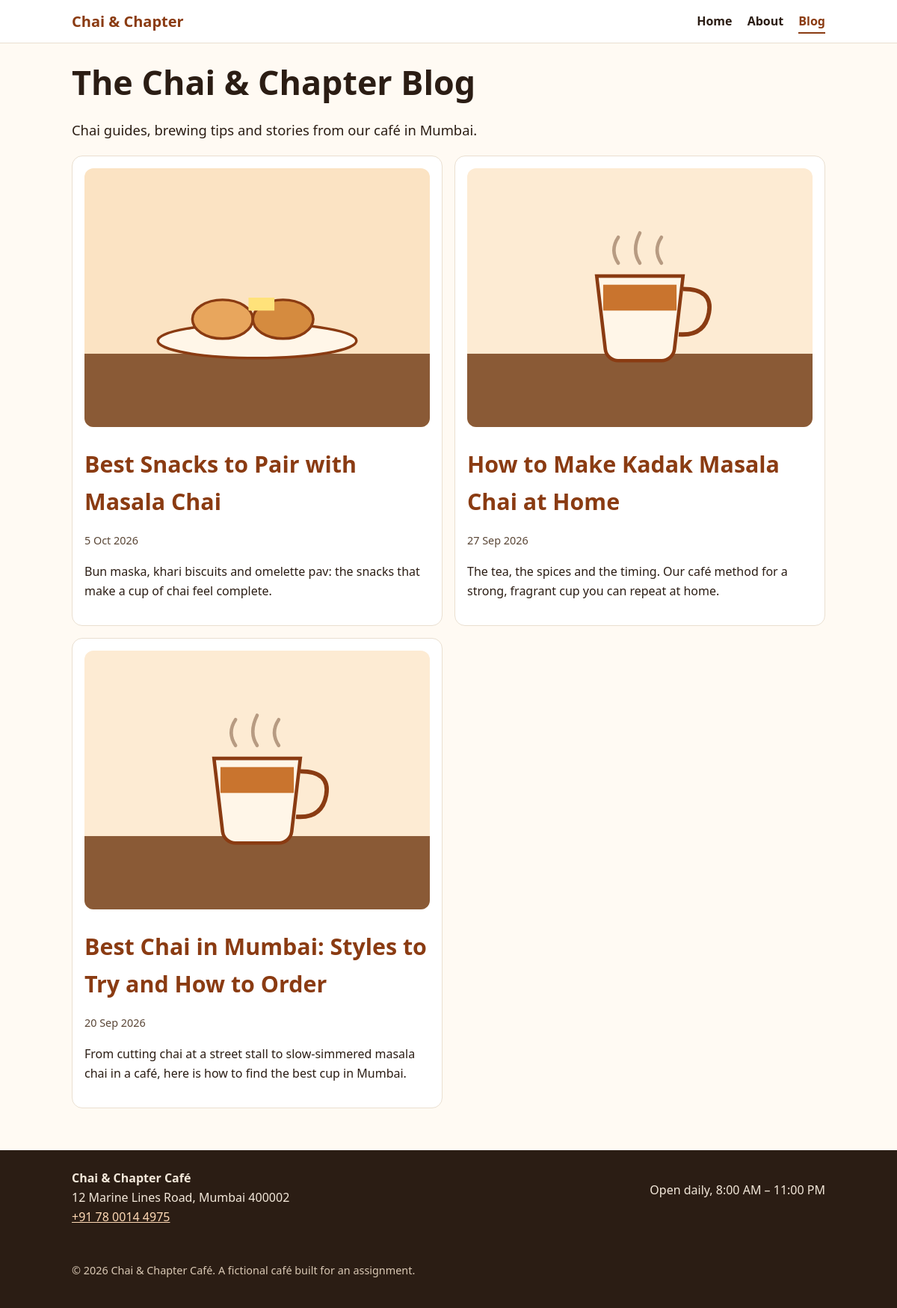
Page /blog on the committed database.
### tables this page shows
CREATE TABLE posts (
  id INT AUTO_INCREMENT PRIMARY KEY,
  slug VARCHAR(120) NOT NULL UNIQUE,
  title VARCHAR(160) NOT NULL,
  meta_title VARCHAR(70) NOT NULL,
  meta_description VARCHAR(170) NOT NULL,
  excerpt VARCHAR(255) NOT NULL,
  content MEDIUMTEXT NOT NULL,
  image VARCHAR(255) NOT NULL,
  image_alt VARCHAR(255) NOT NULL,
  published_at DATETIME NOT NULL,
  updated_at DATETIME NOT NULL DEFAULT CURRENT_TIMESTAMP ON UPDATE CURRENT_TIMESTAMP
);

### includes/helpers.php (called while the page is built, shortened)
<?php
function e($s): string { return htmlspecialchars((string)$s, ENT_QUOTES, 'UTF-8'); }
function base_path(): string
{
    return rtrim(str_replace('\\', '/', dirname($_SERVER['SCRIPT_NAME'])), '/');
}
function url(string $path = '/'): string { return base_path() . $path; }
function get_page(string $slug): ?array
{
    $s = db()->prepare('SELECT * FROM pages WHERE slug = ?');
    $s->execute([$slug]);
    return $s->fetch() ?: null;
}
function get_posts(?int $limit = null): array
{
    $sql = 'SELECT slug, title, excerpt, image, image_alt, published_at, updated_at
            FROM posts ORDER BY published_at DESC';
    return db()->query($sql)->fetchAll();
}
function render(string $view, array $meta, array $vars = [], int $status = 200): void
{
    extract($vars);
    require __DIR__ . '/header.php';
    require __DIR__ . '/../pages/' . $view . '.php';
    require __DIR__ . '/footer.php';
}

### includes/db.php (called while the page is built)
<?php
function db(): PDO
{
    static $pdo = null;
    if ($pdo) return $pdo;
    try {
        $pdo = new PDO(
            'mysql:host=' . DB_HOST . ';dbname=' . DB_NAME . ';charset=utf8mb4',
            DB_USER,
            DB_PASS,
            [
                PDO::ATTR_ERRMODE            => PDO::ERRMODE_EXCEPTION,
                PDO::ATTR_DEFAULT_FETCH_MODE => PDO::FETCH_ASSOC,
                PDO::ATTR_EMULATE_PREPARES   => false,
            ]
        );
    } catch (PDOException $e) {
        http_response_code(500);
        error_log($e->getMessage());
        exit('Database connection failed. Check config.php / DB credentials.');
    }
    return $pdo;
}

### pages/blog.php (the view)
<section class="container section">
  <h1>The Chai &amp; Chapter Blog</h1>
  <p class="lead">Chai guides, brewing tips and stories from our café in Mumbai.</p>
  <div class="grid two">
    <?php foreach ($posts as $p): ?>
      <article class="card">
        <img src="<?= e(url($p['image'])) ?>" width="800" height="600" loading="lazy" alt="<?= e($p['image_alt']) ?>">
        <h2><a href="<?= e(url('/blog/' . $p['slug'])) ?>"><?= e($p['title']) ?></a></h2>
        <p class="small"><time datetime="<?= e(substr($p['published_at'], 0, 10)) ?>"><?= e(date('j M Y', strtotime($p['published_at']))) ?></time></p>
        <p><?= e($p['excerpt']) ?></p>
      </article>
    <?php endforeach; ?>
  </div>
</section>

### index.php (shortened to what this page needs)
<?php
$path = parse_url($_SERVER['REQUEST_URI'], PHP_URL_PATH) ?: '/';
$path = '/' . trim($path, '/');
if ($path === '/') {
    $meta = get_page('home') ?? [];
    $meta += ['path' => '/', 'nav' => 'home', 'schema' => local_business_schema()];
    render('home', $meta, ['latest' => get_posts(2)]);
} elseif ($path === '/about') {
    $meta = get_page('about') ?? [];
    $meta += ['path' => '/about', 'nav' => 'about'];
    render('about', $meta);
} elseif ($path === '/blog') {
    $meta = get_page('blog') ?? [];
    $meta += ['path' => '/blog', 'nav' => 'blog'];
    render('blog', $meta, ['posts' => get_posts()]);
}

### includes/header.php (shortened to what this page needs)
<?php
$current = $meta['nav'] ?? '';
?>
<!DOCTYPE html>
<html lang="en">
<head>
  <link rel="stylesheet" href="<?= e(url('/assets/css/style.css')) ?>">
</head>
<body>
<header class="site-header">
  <div class="container bar">
    <a class="logo" href="<?= e(url('/')) ?>">Chai &amp; Chapter</a>
    <nav aria-label="Main navigation">
      <a href="<?= e(url('/')) ?>"<?= $current === 'home' ? ' aria-current="page"' : '' ?>>Home</a>
      <a href="<?= e(url('/about')) ?>"<?= $current === 'about' ? ' aria-current="page"' : '' ?>>About</a>
      <a href="<?= e(url('/blog')) ?>"<?= $current === 'blog' ? ' aria-current="page"' : '' ?>>Blog</a>
    </nav>
  </div>
</header>
<main id="main">

### includes/footer.php
</main>
<footer class="site-footer">
  <div class="container foot">
    <address>
      <strong>Chai &amp; Chapter Café</strong><br>
      12 Marine Lines Road, Mumbai 400002<br>
      <a href="tel:+917800144975">+91 78 0014 4975</a>
    </address>
    <p>Open daily, 8:00 AM – 11:00 PM</p>
    <p class="small">&copy; <?= date('Y') ?> Chai &amp; Chapter Café. A fictional café built for an assignment.</p>
  </div>
</footer>
</body>
</html>

### assets/css/style.css (style rules this page uses)
:root { --bg:#fffaf3;--text:#2b1d14;--accent:#8a3b12;--card:#fff;--line:#eadfd0;--dark:#2b1d14 }
* { box-sizing:border-box }
body { margin:0;font-family:system-ui,-apple-system,"Segoe UI",Roboto,sans-serif;line-height:1.65;color:var(--text);background:var(--bg) }
img { max-width:100%;height:auto;display:block;border-radius:12px }
a { color:var(--accent) }
.container { width:100%;max-width:1040px;margin:0 auto;padding:0 1rem }
.site-header { background:#fff;border-bottom:1px solid var(--line);position:sticky;top:0;z-index:5 }
.bar { display:flex;flex-wrap:wrap;align-items:center;justify-content:space-between;gap:.5rem;padding-top:.75rem;padding-bottom:.75rem }
.logo { font-weight:800;font-size:1.25rem;text-decoration:none;color:var(--accent) }
nav a { margin-left:1rem;text-decoration:none;color:var(--text);font-weight:600;padding:.25rem 0 }
nav a[aria-current="page"],nav a:hover { color:var(--accent);border-bottom:2px solid var(--accent) }
h1 { font-size:clamp(1.8rem,5vw,2.8rem);line-height:1.2;margin:.2em 0 .5em }
h2 { font-size:clamp(1.4rem,3.5vw,1.9rem);margin:1.6em 0 .5em }
.lead { font-size:1.15rem }
.section { padding-top:1rem;padding-bottom:1.5rem }
.grid { display:grid;gap:1rem }
.card { background:var(--card);border:1px solid var(--line);border-radius:14px;padding:1rem }
.card h2,.card h3 { margin-top:.8em }
.card a { text-decoration:none }
.small { font-size:.9rem;color:#5a4636 }
.site-footer { background:var(--dark);color:#f3e8da;margin-top:2rem;padding:1.5rem 0 }
.site-footer a { color:#ffd9b5 }
.site-footer .small { color:#d9c8b4 }
address { font-style:normal }
@media (min-width:700px) { .grid { grid-template-columns:repeat(3,1fr) } }
@media (min-width:700px) { .grid.two { grid-template-columns:repeat(2,1fr) } }
@media (min-width:700px) { .foot { display:flex;justify-content:space-between;gap:2rem;flex-wrap:wrap } }

### rows in the picture
posts: image (picture), title "Best Snacks to Pair with Masala Chai", published_at "5 Oct 2026", excerpt "Bun maska, khari biscuits and omelette pav: the snacks that make a cup of chai feel complete."
posts: image (picture), title "How to Make Kadak Masala Chai at Home", published_at "27 Sep 2026", excerpt "The tea, the spices and the timing. Our café method for a strong, fragrant cup you can repeat at home."
posts: image (picture), title "Best Chai in Mumbai: Styles to Try and How to Order", published_at "20 Sep 2026", excerpt "From cutting chai at a street stall to slow-simmered masala chai in a café, here is how to find the best cup in Mumbai."
